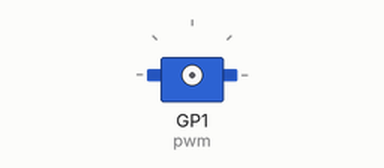
Recording of a program running on a simulated Raspberry Pi Pico running MicroPython. On the bench: servo. Servo angles are drawn from the pulse width (0.5 ms = 0°, 2.5 ms = 180°); what the program prints to the serial console is not drawn.

Above: at 0.05 s.
At 0.4 s:
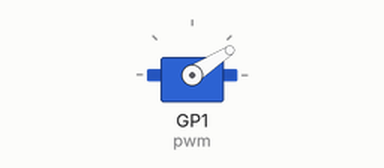
At 0.8 s:
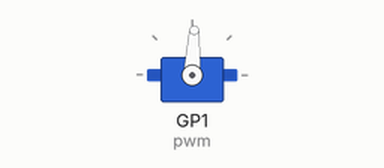
At 1.6 s:
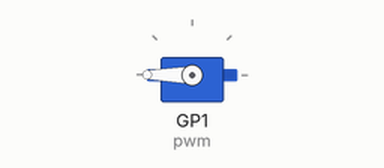
Timing chart, 0 to 3.8 s (numbered marks = the images above):
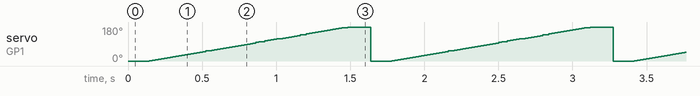

Measured:
- by itself, servo on GP1 (pwm): ramps from 0° to 180° and jumps back, once every 1.6 s

The program:

PRJ06_-_SERVO_MOTOR.py
```python
from time import sleep
from machine import Pin, PWM

pwm = PWM(Pin(1))
pwm.freq(50)

while True:
    for position in range(1000,9000,50):
        pwm.duty_u16(position)
        print("LEFT TO RIGHT")
        sleep(0.01)
    for position in range(9000,1000,50):
        pwm.duty_u16(position)
        print("RIGHT TO LEFT")
        sleep(0.01)
```
